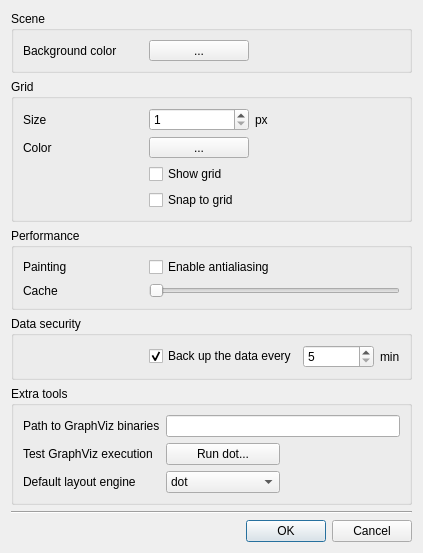
<?xml version="1.0" encoding="UTF-8"?>
<ui version="4.0">
 <class>SceneOptionsDialog</class>
 <widget class="QDialog" name="SceneOptionsDialog">
  <property name="geometry">
   <rect>
    <x>0</x>
    <y>0</y>
    <width>423</width>
    <height>546</height>
   </rect>
  </property>
  <property name="windowTitle">
   <string>Scene Options</string>
  </property>
  <layout class="QVBoxLayout" name="verticalLayout">
   <item>
    <widget class="QGroupBox" name="SceneSection">
     <property name="title">
      <string>Scene</string>
     </property>
     <property name="flat">
      <bool>true</bool>
     </property>
     <layout class="QFormLayout" name="formLayout">
      <property name="fieldGrowthPolicy">
       <enum>QFormLayout::FieldsStayAtSizeHint</enum>
      </property>
      <item row="0" column="0">
       <widget class="QLabel" name="label_4">
        <property name="minimumSize">
         <size>
          <width>120</width>
          <height>0</height>
         </size>
        </property>
        <property name="text">
         <string>Background color</string>
        </property>
       </widget>
      </item>
      <item row="0" column="1">
       <widget class="QSint::ColorButton" name="BackgroundColor">
        <property name="sizePolicy">
         <sizepolicy hsizetype="Preferred" vsizetype="Fixed">
          <horstretch>0</horstretch>
          <verstretch>0</verstretch>
         </sizepolicy>
        </property>
        <property name="minimumSize">
         <size>
          <width>100</width>
          <height>0</height>
         </size>
        </property>
        <property name="text">
         <string>...</string>
        </property>
        <property name="popupMode">
         <enum>QToolButton::InstantPopup</enum>
        </property>
        <property name="toolButtonStyle">
         <enum>Qt::ToolButtonTextBesideIcon</enum>
        </property>
        <property name="arrowType">
         <enum>Qt::NoArrow</enum>
        </property>
       </widget>
      </item>
     </layout>
    </widget>
   </item>
   <item>
    <widget class="QGroupBox" name="GridSection">
     <property name="title">
      <string>Grid</string>
     </property>
     <property name="flat">
      <bool>true</bool>
     </property>
     <layout class="QFormLayout" name="formLayout_2">
      <property name="fieldGrowthPolicy">
       <enum>QFormLayout::FieldsStayAtSizeHint</enum>
      </property>
      <item row="0" column="0">
       <widget class="QLabel" name="label">
        <property name="minimumSize">
         <size>
          <width>120</width>
          <height>0</height>
         </size>
        </property>
        <property name="text">
         <string>Size</string>
        </property>
       </widget>
      </item>
      <item row="0" column="1">
       <layout class="QHBoxLayout" name="horizontalLayout">
        <item>
         <widget class="QSpinBox" name="GridSize">
          <property name="sizePolicy">
           <sizepolicy hsizetype="Preferred" vsizetype="Fixed">
            <horstretch>0</horstretch>
            <verstretch>0</verstretch>
           </sizepolicy>
          </property>
          <property name="minimumSize">
           <size>
            <width>100</width>
            <height>0</height>
           </size>
          </property>
          <property name="minimum">
           <number>1</number>
          </property>
          <property name="maximum">
           <number>40</number>
          </property>
         </widget>
        </item>
        <item>
         <widget class="QLabel" name="label_2">
          <property name="text">
           <string>px</string>
          </property>
         </widget>
        </item>
       </layout>
      </item>
      <item row="2" column="0">
       <widget class="QLabel" name="label_3">
        <property name="minimumSize">
         <size>
          <width>120</width>
          <height>0</height>
         </size>
        </property>
        <property name="text">
         <string>Color</string>
        </property>
       </widget>
      </item>
      <item row="2" column="1">
       <widget class="QSint::ColorButton" name="GridColor">
        <property name="sizePolicy">
         <sizepolicy hsizetype="Preferred" vsizetype="Fixed">
          <horstretch>0</horstretch>
          <verstretch>0</verstretch>
         </sizepolicy>
        </property>
        <property name="minimumSize">
         <size>
          <width>100</width>
          <height>0</height>
         </size>
        </property>
        <property name="text">
         <string>...</string>
        </property>
        <property name="popupMode">
         <enum>QToolButton::InstantPopup</enum>
        </property>
        <property name="toolButtonStyle">
         <enum>Qt::ToolButtonTextBesideIcon</enum>
        </property>
        <property name="arrowType">
         <enum>Qt::NoArrow</enum>
        </property>
       </widget>
      </item>
      <item row="4" column="1">
       <widget class="QCheckBox" name="GridSnap">
        <property name="text">
         <string>Snap to grid</string>
        </property>
       </widget>
      </item>
      <item row="3" column="1">
       <widget class="QCheckBox" name="GridVisible">
        <property name="text">
         <string>Show grid</string>
        </property>
       </widget>
      </item>
     </layout>
    </widget>
   </item>
   <item>
    <widget class="QGroupBox" name="PerformanceSection">
     <property name="title">
      <string>Performance</string>
     </property>
     <property name="flat">
      <bool>true</bool>
     </property>
     <layout class="QGridLayout" name="gridLayout">
      <item row="0" column="0">
       <widget class="QLabel" name="label_5">
        <property name="minimumSize">
         <size>
          <width>120</width>
          <height>0</height>
         </size>
        </property>
        <property name="maximumSize">
         <size>
          <width>100</width>
          <height>16777215</height>
         </size>
        </property>
        <property name="text">
         <string>Painting</string>
        </property>
       </widget>
      </item>
      <item row="0" column="1">
       <widget class="QCheckBox" name="Antialiasing">
        <property name="sizePolicy">
         <sizepolicy hsizetype="Expanding" vsizetype="Fixed">
          <horstretch>0</horstretch>
          <verstretch>0</verstretch>
         </sizepolicy>
        </property>
        <property name="text">
         <string>Enable antialiasing</string>
        </property>
       </widget>
      </item>
      <item row="1" column="0">
       <widget class="QLabel" name="label_6">
        <property name="minimumSize">
         <size>
          <width>120</width>
          <height>0</height>
         </size>
        </property>
        <property name="maximumSize">
         <size>
          <width>100</width>
          <height>16777215</height>
         </size>
        </property>
        <property name="text">
         <string>Cache</string>
        </property>
       </widget>
      </item>
      <item row="1" column="1">
       <widget class="QSint::SpinSlider" name="CacheSlider">
        <property name="maximum">
         <number>1000</number>
        </property>
        <property name="singleStep">
         <number>10</number>
        </property>
        <property name="pageStep">
         <number>10</number>
        </property>
        <property name="orientation">
         <enum>Qt::Horizontal</enum>
        </property>
       </widget>
      </item>
     </layout>
    </widget>
   </item>
   <item>
    <widget class="QGroupBox" name="DataSection">
     <property name="title">
      <string>Data security</string>
     </property>
     <property name="flat">
      <bool>true</bool>
     </property>
     <layout class="QGridLayout" name="gridLayout_2">
      <item row="1" column="1">
       <widget class="QCheckBox" name="EnableBackups">
        <property name="text">
         <string>Back up the data every</string>
        </property>
        <property name="checked">
         <bool>true</bool>
        </property>
       </widget>
      </item>
      <item row="1" column="3">
       <widget class="QLabel" name="label_7">
        <property name="sizePolicy">
         <sizepolicy hsizetype="Maximum" vsizetype="Preferred">
          <horstretch>0</horstretch>
          <verstretch>0</verstretch>
         </sizepolicy>
        </property>
        <property name="text">
         <string>min</string>
        </property>
       </widget>
      </item>
      <item row="1" column="2">
       <widget class="QSpinBox" name="BackupPeriod">
        <property name="minimum">
         <number>5</number>
        </property>
        <property name="maximum">
         <number>200</number>
        </property>
        <property name="singleStep">
         <number>5</number>
        </property>
       </widget>
      </item>
      <item row="1" column="0">
       <widget class="QLabel" name="label_8">
        <property name="minimumSize">
         <size>
          <width>120</width>
          <height>0</height>
         </size>
        </property>
        <property name="maximumSize">
         <size>
          <width>100</width>
          <height>16777215</height>
         </size>
        </property>
        <property name="text">
         <string/>
        </property>
       </widget>
      </item>
     </layout>
    </widget>
   </item>
   <item>
    <widget class="QGroupBox" name="ExtraSection">
     <property name="title">
      <string>Extra tools</string>
     </property>
     <property name="flat">
      <bool>true</bool>
     </property>
     <layout class="QGridLayout" name="gridLayout_3">
      <item row="0" column="0">
       <widget class="QLabel" name="label_9">
        <property name="minimumSize">
         <size>
          <width>120</width>
          <height>0</height>
         </size>
        </property>
        <property name="text">
         <string>Path to GraphViz binaries</string>
        </property>
       </widget>
      </item>
      <item row="2" column="1">
       <widget class="QComboBox" name="GraphvizDefaultEngine">
        <property name="editable">
         <bool>false</bool>
        </property>
        <item>
         <property name="text">
          <string>dot</string>
         </property>
        </item>
        <item>
         <property name="text">
          <string>neato</string>
         </property>
        </item>
        <item>
         <property name="text">
          <string>fdp</string>
         </property>
        </item>
        <item>
         <property name="text">
          <string>sfdp</string>
         </property>
        </item>
        <item>
         <property name="text">
          <string>twopi</string>
         </property>
        </item>
        <item>
         <property name="text">
          <string>circo</string>
         </property>
        </item>
       </widget>
      </item>
      <item row="2" column="0">
       <widget class="QLabel" name="label_10">
        <property name="minimumSize">
         <size>
          <width>120</width>
          <height>0</height>
         </size>
        </property>
        <property name="text">
         <string>Default layout engine</string>
        </property>
       </widget>
      </item>
      <item row="0" column="1" colspan="2">
       <widget class="QSint::PathPicker" name="GraphvizPath"/>
      </item>
      <item row="1" column="1">
       <widget class="QPushButton" name="GraphvizTest">
        <property name="text">
         <string>Run dot...</string>
        </property>
       </widget>
      </item>
      <item row="1" column="0">
       <widget class="QLabel" name="label_11">
        <property name="minimumSize">
         <size>
          <width>120</width>
          <height>0</height>
         </size>
        </property>
        <property name="text">
         <string>Test GraphViz execution</string>
        </property>
       </widget>
      </item>
     </layout>
    </widget>
   </item>
   <item>
    <spacer name="verticalSpacer">
     <property name="orientation">
      <enum>Qt::Vertical</enum>
     </property>
     <property name="sizeHint" stdset="0">
      <size>
       <width>20</width>
       <height>40</height>
      </size>
     </property>
    </spacer>
   </item>
   <item>
    <widget class="Line" name="line">
     <property name="orientation">
      <enum>Qt::Horizontal</enum>
     </property>
    </widget>
   </item>
   <item>
    <widget class="QDialogButtonBox" name="buttonBox">
     <property name="orientation">
      <enum>Qt::Horizontal</enum>
     </property>
     <property name="standardButtons">
      <set>QDialogButtonBox::Cancel|QDialogButtonBox::Ok</set>
     </property>
    </widget>
   </item>
  </layout>
 </widget>
 <customwidgets>
  <customwidget>
   <class>QSint::ColorButton</class>
   <extends>QToolButton</extends>
   <header location="global">thirdparty/qsintwidgets/colorbutton.h</header>
  </customwidget>
  <customwidget>
   <class>QSint::SpinSlider</class>
   <extends>QSlider</extends>
   <header location="global">thirdparty/qsintwidgets/spinslider.h</header>
  </customwidget>
  <customwidget>
   <class>QSint::PathPicker</class>
   <extends>QLineEdit</extends>
   <header location="global">thirdparty/qsintwidgets/pathpicker.h</header>
  </customwidget>
 </customwidgets>
 <tabstops>
  <tabstop>BackgroundColor</tabstop>
  <tabstop>GridSize</tabstop>
  <tabstop>GridColor</tabstop>
  <tabstop>GridVisible</tabstop>
  <tabstop>GridSnap</tabstop>
  <tabstop>Antialiasing</tabstop>
  <tabstop>CacheSlider</tabstop>
  <tabstop>EnableBackups</tabstop>
  <tabstop>BackupPeriod</tabstop>
  <tabstop>GraphvizPath</tabstop>
  <tabstop>GraphvizDefaultEngine</tabstop>
 </tabstops>
 <resources/>
 <connections>
  <connection>
   <sender>buttonBox</sender>
   <signal>accepted()</signal>
   <receiver>SceneOptionsDialog</receiver>
   <slot>accept()</slot>
   <hints>
    <hint type="sourcelabel">
     <x>248</x>
     <y>254</y>
    </hint>
    <hint type="destinationlabel">
     <x>157</x>
     <y>274</y>
    </hint>
   </hints>
  </connection>
  <connection>
   <sender>buttonBox</sender>
   <signal>rejected()</signal>
   <receiver>SceneOptionsDialog</receiver>
   <slot>reject()</slot>
   <hints>
    <hint type="sourcelabel">
     <x>316</x>
     <y>260</y>
    </hint>
    <hint type="destinationlabel">
     <x>286</x>
     <y>274</y>
    </hint>
   </hints>
  </connection>
 </connections>
</ui>
